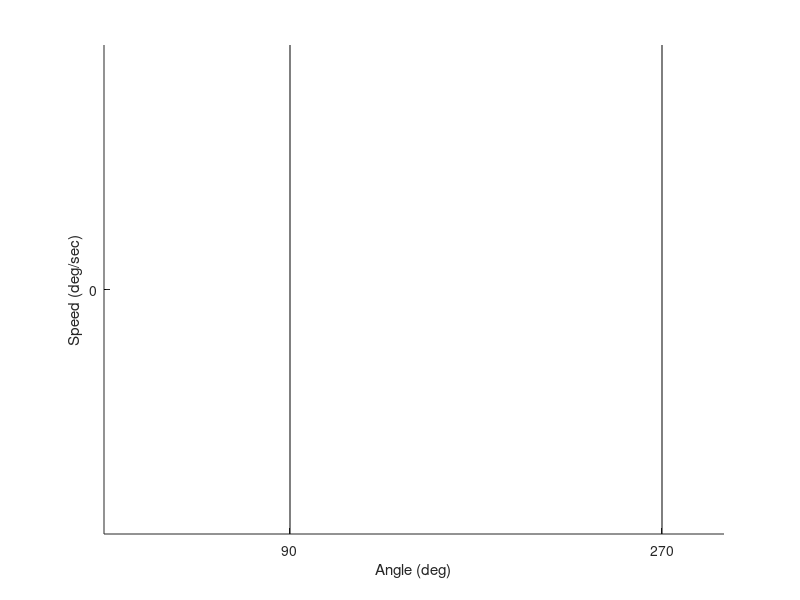

Here is the MATLAB script that generated this plot:
function plot2DFormat()

line(xlim(),[0 0],'Color',[0 0 0]);
line([90 90],ylim(),'Color',[0 0 0]);
line([270 270],ylim(),'Color',[0 0 0]);
xlabel('Angle (deg)');
ylabel('Speed (deg/sec)');
set(gca,'XTick',[90 270]);
set(gca, 'YTick',[-720 -360 0 360 720]);
grid off;